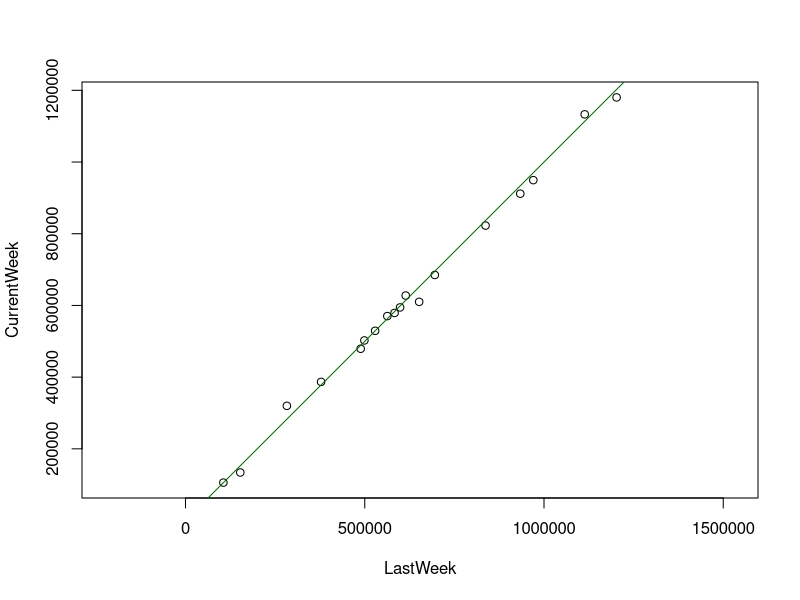
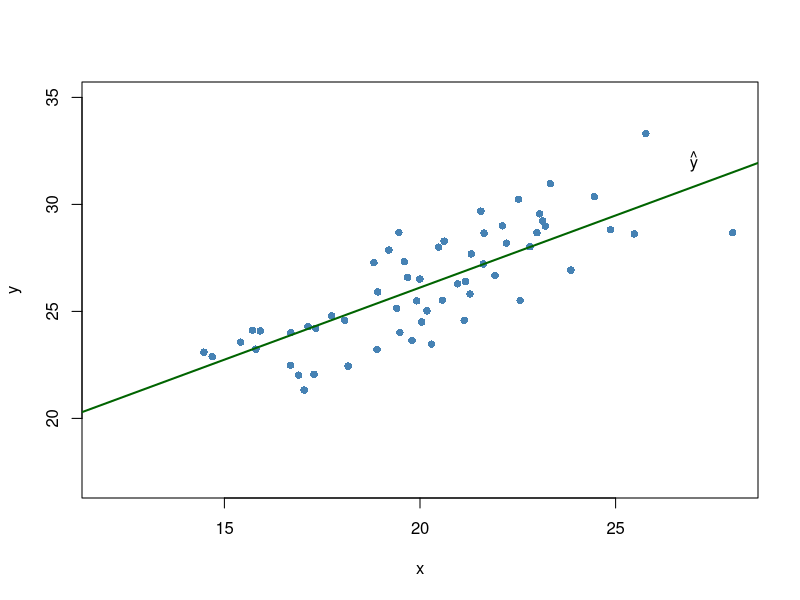
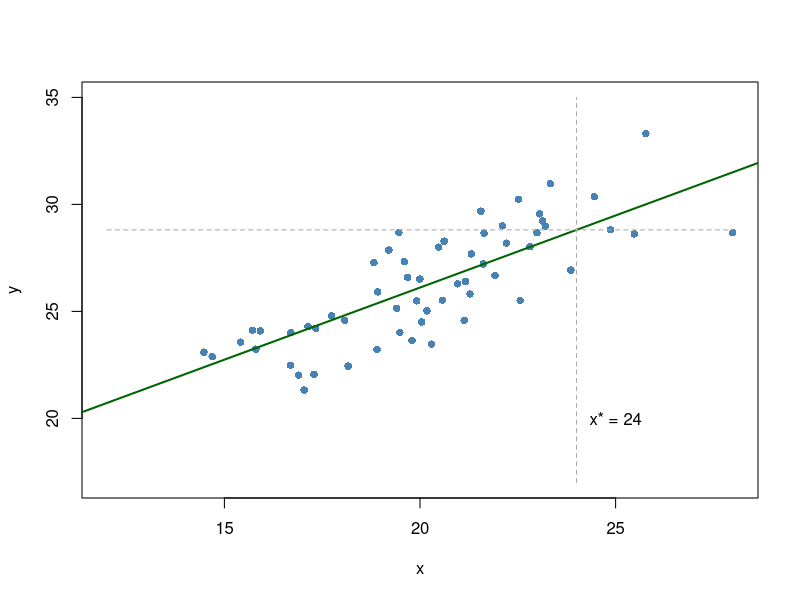
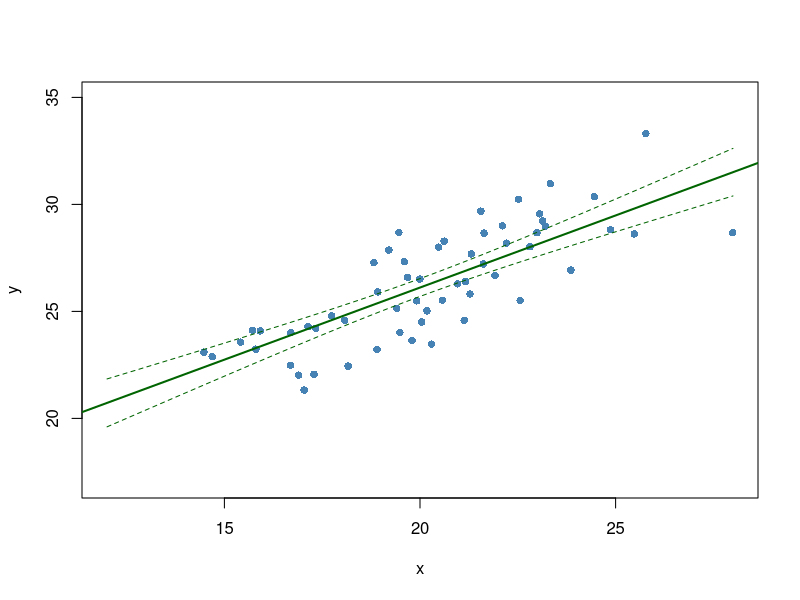
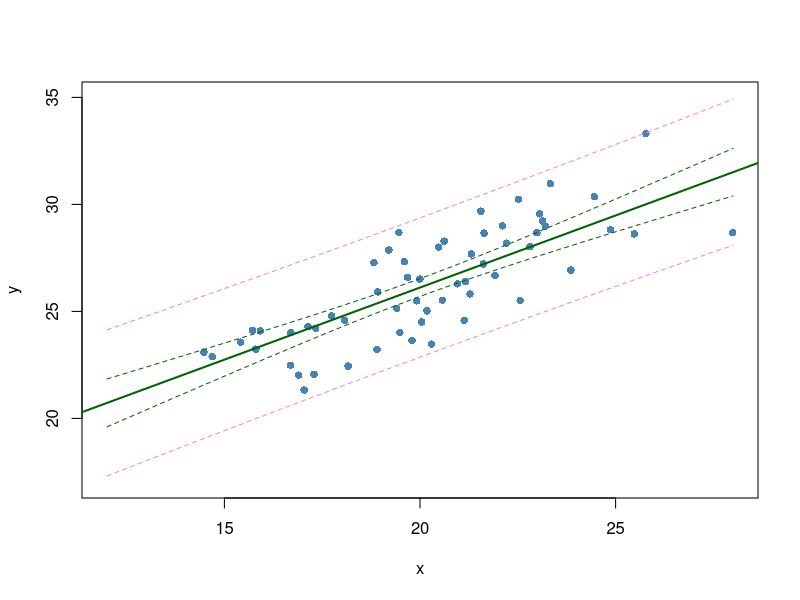

Source code (R) for these figures, in order:
## ---- chunk 1
playbill <- read.csv("playbill.csv")
plot(CurrentWeek ~ LastWeek, data = playbill, asp = 1)
abline(0, 1, col = "darkgreen")
## ---- chunk 2
m1 <- lm(CurrentWeek ~ LastWeek, data = playbill)
beta_1_null <- 1
beta_1_hat <- m1$coef[2]
SE_beta_1_hat <- summary(m1)$coef[2, 2]
t_stat <- (beta_1_hat - beta_1_null)/SE_beta_1_hat
n <- nrow(playbill)
pval <- pt(t_stat, df = n - 2) * 2
pval
## ---- chunk 3
summary(m1)$coef
summary(m1)$coef[1, 2]
## ---- chunk 4
n <- 60
beta_0 <- 12
beta_1 <- .7
sigma <- 2
x <- rnorm(n, mean = 20, sd = 3)
f_mean <- beta_0 + beta_1 * x # mean function
f_data <- f_mean + rnorm(n, mean = 0, sd = sigma) # data generating function
## ---- chunk 5
plot(20, 25, xlim = c(12, 28), ylim = c(17, 35), ylab = "y", xlab = "x", type = "n") # set up an empty plot
set.seed(447)
f_data <- f_mean + rnorm(n, mean = 0, sd = sigma) # data generating function
points(x, f_data, pch = 16, col = rgb(70/255, 130/255, 180/255, 1)) # add generated data
m1 <- lm(f_data~x)
abline(m1, lwd = 2, col = "darkgreen")
text(27, 32, expression(hat(y)))
## ---- chunk 6
plot(20, 25, xlim = c(12, 28), ylim = c(17, 35), ylab = "y", xlab = "x", type = "n") # set up an empty plot
set.seed(447)
f_data <- f_mean + rnorm(n, mean = 0, sd = sigma) # data generating function
points(x, f_data, pch = 16, col = rgb(70/255, 130/255, 180/255, 1)) # add generated data
m1 <- lm(f_data~x)
abline(m1, lwd = 2, col = "darkgreen")
lines(c(24, 24), c(17, 35), lty = 2, col = "darkgrey")
text(25, 20, "x* = 24")
lines(c(12, 28), rep(m1$coef[1] + m1$coef[2] * 24, 2), lty = 2, col = "darkgrey")
#text(13, m1$coef[1] + m1$coef[2] * 24 + 1) # label me
## ---- chunk 7
m1 <- lm(f_data~x)
x_star <- 24
m1$coef[1] + m1$coef[2] * x_star
predict(m1, data.frame(x = x_star), interval = "confidence")
## ---- chunk 8
plot(20, 25, xlim = c(12, 28), ylim = c(17, 35), ylab = "y", xlab = "x", type = "n") # set up an empty plot
set.seed(447)
f_data <- f_mean + rnorm(n, mean = 0, sd = sigma) # data generating function
points(x, f_data, pch = 16, col = rgb(70/255, 130/255, 180/255, 1)) # add generated data
m1 <- lm(f_data~x)
abline(m1, lwd = 2, col = "darkgreen")
xx <- seq(12, 28, .2)
int_mat <- predict(m1, data.frame(x = xx), interval = "confidence")
lines(xx, int_mat[, 2], lty = 2, col = "darkgreen")
lines(xx, int_mat[, 3], lty = 2, col = "darkgreen")
## ---- chunk 9
m1 <- lm(f_data~x)
x_star <- 24
m1$coef[1] + m1$coef[2] * x_star
predict(m1, data.frame(x = x_star), interval = "prediction")
## ---- chunk 10
plot(20, 25, xlim = c(12, 28), ylim = c(17, 35), ylab = "y", xlab = "x", type = "n") # set up an empty plot
set.seed(447)
f_data <- f_mean + rnorm(n, mean = 0, sd = sigma) # data generating function
points(x, f_data, pch = 16, col = rgb(70/255, 130/255, 180/255, 1)) # add generated data
m1 <- lm(f_data~x)
abline(m1, lwd = 2, col = "darkgreen")
xx <- seq(12, 28, .2)
ci_mat <- predict(m1, data.frame(x = xx), interval = "confidence")
lines(xx, ci_mat[, 2], lty = 2, col = "darkgreen")
lines(xx, ci_mat[, 3], lty = 2, col = "darkgreen")
pi_mat <- predict(m1, data.frame(x = xx), interval = "prediction")
lines(xx, pi_mat[, 2], lty = 2, col = "violet")
lines(xx, pi_mat[, 3], lty = 2, col = "violet")
